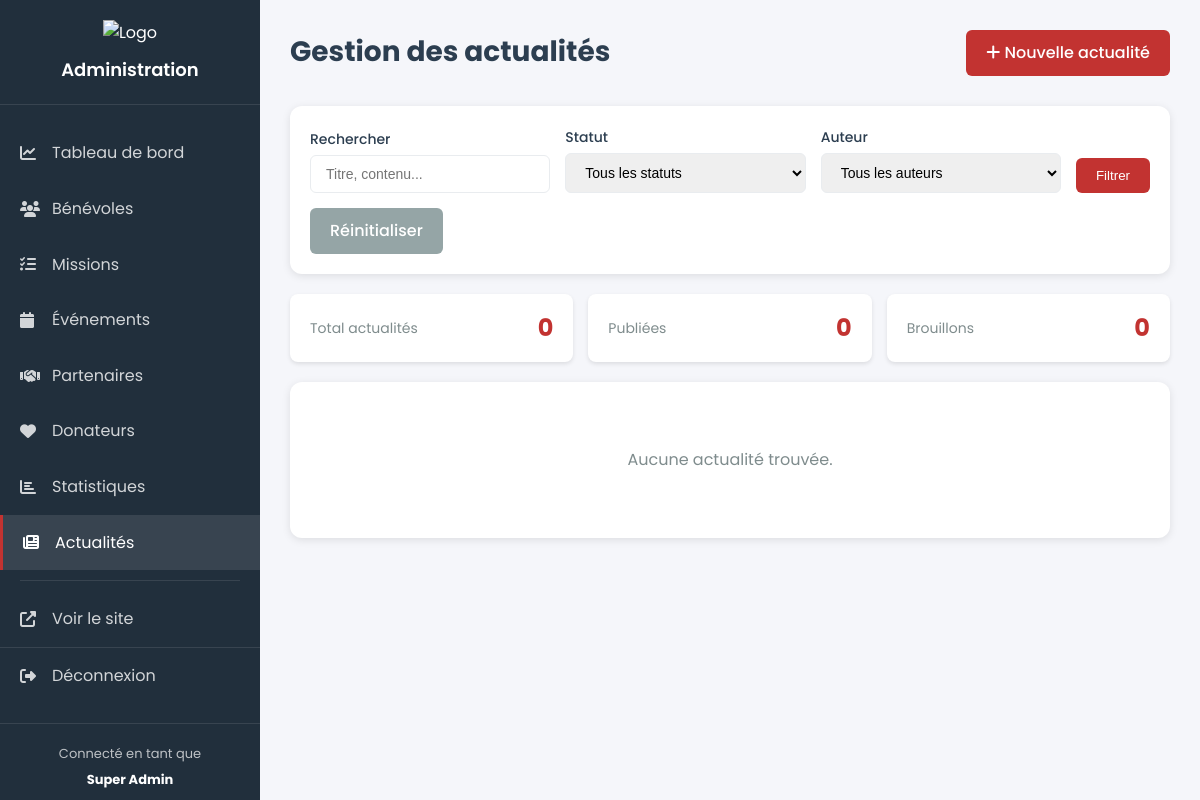
The app's page /admin/actualites.php (signed in), older data.
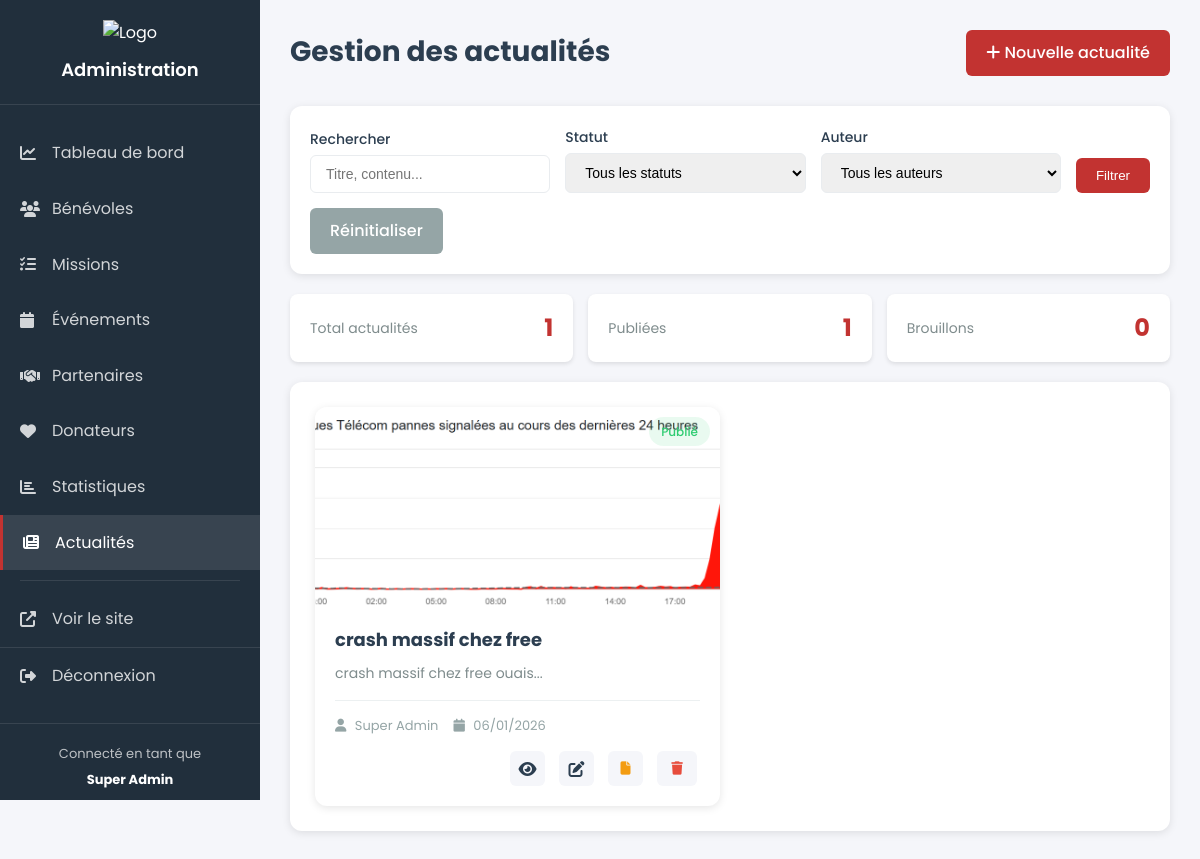
The same page, newer data.
### tables this page shows
CREATE TABLE ACTUALITE (
        IDActualite INTEGER PRIMARY KEY AUTOINCREMENT,
        Titre TEXT NOT NULL,
        Contenu TEXT,
        DatePublication DATE DEFAULT CURRENT_DATE,
        Statut TEXT DEFAULT 'Brouillon',
        ImageURL TEXT,
        IDAuteur INTEGER,
        FOREIGN KEY (IDAuteur) REFERENCES UTILISATEUR(IDUtilisateur)
    );

### admin/actualites.php (the view, shortened to what this page needs)
<?php
try {
    $db = new PDO('sqlite:' . __DIR__ . '/../database/arme_du_salut.db');
    $db->setAttribute(PDO::ATTR_ERRMODE, PDO::ERRMODE_EXCEPTION);
} catch(PDOException $e) {
    die('Erreur de connexion : ' . $e->getMessage());
}
$search = isset($_GET['search']) ? $_GET['search'] : '';
$sql = "
    SELECT
        a.IDActualite,
        a.Titre,
        a.Contenu,
        a.DatePublication,
        a.Statut,
        a.ImageURL,
        u.Nom,
        u.Prenom,
        (SELECT COUNT(*) FROM MEDIA m WHERE m.IDActualite = a.IDActualite) as NbMedias
    FROM ACTUALITE a
    LEFT JOIN UTILISATEUR u ON a.IDAuteur = u.IDUtilisateur
    WHERE 1=1
";
$params = [];
$sql .= " ORDER BY a.DatePublication DESC, a.IDActualite DESC";
$stmt = $db->prepare($sql);
$stmt->execute($params);
$actualites = $stmt->fetchAll(PDO::FETCH_ASSOC);
$auteurs = $db->query("
    SELECT DISTINCT u.IDUtilisateur, u.Nom, u.Prenom
    FROM UTILISATEUR u
    JOIN ACTUALITE a ON u.IDUtilisateur = a.IDAuteur
    ORDER BY u.Nom, u.Prenom
")->fetchAll(PDO::FETCH_ASSOC);
include __DIR__ . '/components/admin_header.php';
?>
    <div class="admin-container">
        <?php include __DIR__ . '/components/admin_sidebar.php'; ?>
        <div class="admin-content">
            <div class="content-header">
                <h1>Gestion des actualités</h1>
                <a href="/admin/actualites_add.php" class="btn-primary">
                    <i class="fas fa-plus"></i> Nouvelle actualité
                </a>
            </div>
            <div class="filters-section">
                <form method="GET" class="filters-form">
                    <div class="filter-group">
                        <label>Rechercher</label>
                        <input type="text" name="search" value="<?php echo htmlspecialchars($search); ?>"
                               placeholder="Titre, contenu...">
                    </div>
                    <div class="filter-group">
                        <label>Statut</label>
                        <select name="statut">
                            <option value="">Tous les statuts</option>
                        </select>
                    </div>
                    <div class="filter-group">
                        <label>Auteur</label>
                        <select name="auteur">
                            <option value="">Tous les auteurs</option>
                        </select>
                    </div>
                    <button type="submit" class="btn-primary">Filtrer</button>
                    <a href="/admin/actualites.php" class="btn-secondary">Réinitialiser</a>
                </form>
            </div>
            <div class="stats-mini">
                <div class="stat-mini">
                    <span class="stat-mini-label">Total actualités</span>
                    <span class="stat-mini-value"><?php echo count($actualites); ?></span>
                </div>
                <div class="stat-mini">
                    <span class="stat-mini-label">Publiées</span>
                    <span class="stat-mini-value"><?php echo count(array_filter($actualites, fn($a) => $a['Statut'] == 'Publié')); ?></span>
                </div>
                <div class="stat-mini">
                    <span class="stat-mini-label">Brouillons</span>
                    <span class="stat-mini-value"><?php echo count(array_filter($actualites, fn($a) => $a['Statut'] == 'Brouillon')); ?></span>
                </div>
            </div>
            <div class="content-section">
                <?php if (empty($actualites)): ?>
                    <p style="text-align: center; color: #7f8c8d; padding: 40px;">
                        Aucune actualité trouvée.
                    </p>
                <?php else: ?>
                    <div class="actualites-grid">
                        <?php foreach ($actualites as $actu): ?>
                            <div class="actualite-card">
                                <?php if ($actu['ImageURL']): ?>
                                    <div class="actualite-image" style="background-image: url('<?php echo htmlspecialchars($actu['ImageURL']); ?>');">
                                        <div class="actualite-status">
                                            <?php if ($actu['Statut'] == 'Publié'): ?>
                                                <span class="status-badge status-active">Publié</span>
                                            <?php else: ?>
                                                <span class="status-badge status-pending">Brouillon</span>
                                            <?php endif; ?>
                                        </div>
                                    </div>
                                <?php endif; ?>
                                <div class="actualite-content">
                                    <h3><?php echo htmlspecialchars($actu['Titre']); ?></h3>
                                    <p class="actualite-excerpt">
                                        <?php echo htmlspecialchars(substr($actu['Contenu'], 0, 150)); ?>...
                                    </p>
                                    <div class="actualite-meta">
                                        <div>
                                            <i class="fas fa-user"></i>
                                            <?php echo htmlspecialchars($actu['Prenom'] . ' ' . $actu['Nom']); ?>
                                        </div>
                                        <div>
                                            <i class="fas fa-calendar"></i>
                                            <?php echo date('d/m/Y', strtotime($actu['DatePublication'])); ?>
                                        </div>
                                    </div>
                                    <div class="actualite-actions">
                                        <a href="/admin/actualites_detail.php?id=<?php echo $actu['IDActualite']; ?>"
                                           class="btn-icon" title="Voir">
                                            <i class="fas fa-eye"></i>
                                        </a>
                                        <a href="/admin/actualites_add.php?id=<?php echo $actu['IDActualite']; ?>"
                                           class="btn-icon" title="Modifier">
                                            <i class="fas fa-edit"></i>
                                        </a>
                                        <?php if ($actu['Statut'] == 'Brouillon'): ?>
                                            <form method="POST" style="display:inline;"
                                                  onsubmit="return confirm('Publier cette actualité ?');">
                                                <input type="hidden" name="id" value="<?php echo $actu['IDActualite']; ?>">
                                                <input type="hidden" name="action" value="publish">
                                                <button type="submit" class="btn-icon btn-success" title="Publier">
                                                    <i class="fas fa-check"></i>
                                                </button>
                                            </form>
                                        <?php else: ?>
                                            <form method="POST" style="display:inline;"
                                                  onsubmit="return confirm('Remettre en brouillon ?');">
                                                <button type="submit" class="btn-icon btn-warning" title="Brouillon">
                                                    <i class="fas fa-file"></i>
                                                </button>
                                            </form>
                                        <?php endif; ?>
                                        <form method="POST" style="display:inline;"
                                              onsubmit="return confirm('Êtes-vous sûr de vouloir supprimer cette actualité ?');">
                                            <button type="submit" class="btn-icon btn-danger" title="Supprimer">
                                                <i class="fas fa-trash"></i>
                                            </button>
                                        </form>
                                    </div>
                                </div>
                            </div>
                        <?php endforeach; ?>
                    </div>
                <?php endif; ?>
            </div>
        </div>
    </div>
<?php include __DIR__ . '/components/admin_footer.php'; ?>

### admin/components/admin_header.php (shortened to what this page needs)
<!DOCTYPE html>
<html lang="fr">
<head>
    <link rel="stylesheet" href="https://cdnjs.cloudflare.com/ajax/libs/font-awesome/6.4.0/css/all.min.css">
    <link rel="stylesheet" href="/assets/css/adminStyle.css">
</head>
<body>

### admin/components/admin_sidebar.php
<?php
$current_page = basename($_SERVER['PHP_SELF']);
?>
<aside class="admin-sidebar">
    <div class="sidebar-header">
        <img src="/assets/image/logo.png" alt="Logo" class="sidebar-logo">
        <h3>Administration</h3>
    </div>
    <nav class="sidebar-nav">
        <a href="/admin/dashboard.php" class="nav-item <?php echo $current_page == 'dashboard.php' ? 'active' : ''; ?>">
            <i class="fas fa-chart-line"></i> <span>Tableau de bord</span>
        </a>
        <a href="/admin/benevoles.php" class="nav-item <?php echo strpos($current_page, 'benevoles') !== false ? 'active' : ''; ?>">
            <i class="fas fa-users"></i> <span>Bénévoles</span>
        </a>
        <a href="/admin/missions.php" class="nav-item <?php echo strpos($current_page, 'missions') !== false ? 'active' : ''; ?>">
            <i class="fas fa-tasks"></i> <span>Missions</span>
        </a>
        <a href="/admin/evenements.php" class="nav-item <?php echo strpos($current_page, 'evenements') !== false ? 'active' : ''; ?>">
            <i class="fas fa-calendar"></i> <span>Événements</span>
        </a>
        <a href="/admin/partenaires.php" class="nav-item <?php echo strpos($current_page, 'partenaires') !== false ? 'active' : ''; ?>">
            <i class="fas fa-handshake"></i> <span>Partenaires</span>
        </a>
        <a href="/admin/donateurs.php" class="nav-item <?php echo strpos($current_page, 'donateurs') !== false ? 'active' : ''; ?>">
            <i class="fas fa-heart"></i> <span>Donateurs</span>
        </a>
        <a href="/admin/statistiques.php" class="nav-item <?php echo $current_page == 'statistiques.php' ? 'active' : ''; ?>">
            <i class="fas fa-chart-bar"></i> <span>Statistiques</span>
        </a>
        <a href="/admin/actualites.php" class="nav-item <?php echo strpos($current_page, 'actualites') !== false || strpos($current_page, 'medias') !== false ? 'active' : ''; ?>">
            <i class="fas fa-newspaper"></i> <span>Actualités</span>
        </a>
        <div class="sidebar-divider"></div>
        <a href="/pages/accueil.php" class="nav-item" target="_blank">
            <i class="fas fa-external-link-alt"></i> <span>Voir le site</span>
        </a>
        <a href="/admin/logout.php" class="nav-item logout">
            <i class="fas fa-sign-out-alt"></i> <span>Déconnexion</span>
        </a>
    </nav>
    <div class="sidebar-footer">
        <p>Connecté en tant que</p>
        <strong><?php echo htmlspecialchars($_SESSION['user_name'] ?? 'Utilisateur'); ?></strong>
    </div>
</aside>

### assets/css/adminStyle.css (style rules this page uses)
:root { --admin-primary: #c23331; --admin-secondary: #2c3e50; --admin-success: #2ecc71; --admin-warning: #f39c12; --admin-info: #3498db; --admin-danger: #e74c3c; --admin-bg: #f5f6fa; --admin-sidebar: #212f3c; --admin-text: #2c3e50; --admin-border: #e9ecef; }
* { margin: 0; padding: 0; box-sizing: border-box; }
body { font-family: 'Poppins', sans-serif; background: var(--admin-bg); color: var(--admin-text); line-height: 1.6; }
.admin-container { display: flex; min-height: 100vh; }
.admin-sidebar { width: 260px; background: var(--admin-sidebar); color: white; position: fixed; height: 100vh; overflow-y: auto; z-index: 1000; display: flex; flex-direction: column; }
.sidebar-header { padding: 20px; text-align: center; border-bottom: 1px solid rgba(255,255,255,0.1); }
.sidebar-logo { width: 60px; height: 60px; margin-bottom: 10px; }
.sidebar-header h3 { font-size: 18px; font-weight: 600; }
.sidebar-nav { padding: 20px 0; flex: 1; }
.nav-item { display: flex; align-items: center; padding: 15px 20px; color: rgba(255,255,255,0.8); text-decoration: none; transition: all 0.3s; gap: 12px; }
.nav-item:hover, .nav-item.active { background: rgba(255,255,255,0.1); color: white; border-left: 3px solid var(--admin-primary); }
.nav-item i { width: 20px; }
.sidebar-divider { height: 1px; background: rgba(255,255,255,0.1); margin: 10px 20px; }
.nav-item.logout { border-top: 1px solid rgba(255,255,255,0.1); }
.sidebar-footer { padding: 20px; border-top: 1px solid rgba(255,255,255,0.1); text-align: center; font-size: 13px; }
.sidebar-footer p { margin-bottom: 5px; opacity: 0.7; }
.admin-content { flex: 1; margin-left: 260px; padding: 30px; }
.content-header { display: flex; justify-content: space-between; align-items: center; margin-bottom: 30px; }
.content-header h1 { font-size: 28px; color: var(--admin-text); }
.content-section { background: white; padding: 25px; border-radius: 12px; box-shadow: 0 2px 8px rgba(0,0,0,0.1); margin-bottom: 30px; }
.status-badge { display: inline-block; padding: 5px 12px; border-radius: 20px; font-size: 12px; font-weight: 500; }
.status-active { background: rgba(46, 204, 113, 0.1); color: var(--admin-success); }
.btn-primary, .btn-success, .btn-danger, .btn-secondary { padding: 10px 20px; border-radius: 6px; text-decoration: none; font-weight: 500; transition: all 0.3s; display: inline-block; border: none; cursor: pointer; }
.btn-primary { background: var(--admin-primary); color: white; }
.btn-danger { background: #e74c3c; color: white; }
.btn-secondary { background: #95a5a6; color: white; }
.btn-icon { display: inline-flex; align-items: center; justify-content: center; width: 35px; height: 35px; border-radius: 6px; background: var(--admin-bg); color: var(--admin-text); text-decoration: none; margin: 0 3px; transition: all 0.3s; border: none; cursor: pointer; }
.filters-section { background: white; padding: 20px; border-radius: 12px; box-shadow: 0 2px 8px rgba(0,0,0,0.1); margin-bottom: 20px; }
.filters-form { display: flex; gap: 15px; flex-wrap: wrap; align-items: end; }
.filter-group { flex: 1; min-width: 200px; }
.filter-group label { display: block; margin-bottom: 5px; font-weight: 500; font-size: 14px; color: var(--admin-text); }
.filter-group input, .filter-group select { width: 100%; padding: 10px 15px; border: 1px solid var(--admin-border); border-radius: 6px; font-size: 14px; }
.stats-mini { display: flex; gap: 15px; margin-bottom: 20px; }
.stat-mini { flex: 1; background: white; padding: 15px 20px; border-radius: 8px; box-shadow: 0 2px 4px rgba(0,0,0,0.1); display: flex; justify-content: space-between; align-items: center; }
.stat-mini-label { font-size: 14px; color: #7f8c8d; }
.stat-mini-value { font-size: 24px; font-weight: 700; color: var(--admin-primary); }

Row changes from the older to the newer data that the page shows:
added actualite: Statut "1", Statut "0", ImageURL (picture), shows "Publié", Titre "crash massif chez free", Contenu "crash massif chez free ouais", Nom "Super Admin", DatePublication "06/01/2026"
Text that changed along with them:
count($actualites): "0" → "1"
count(array_filter($actualites, fn($a) => $a['Statut'] == 'Publié')): "0" → (not shown)
text no longer shown: "0 Aucune actualité trouvée."
